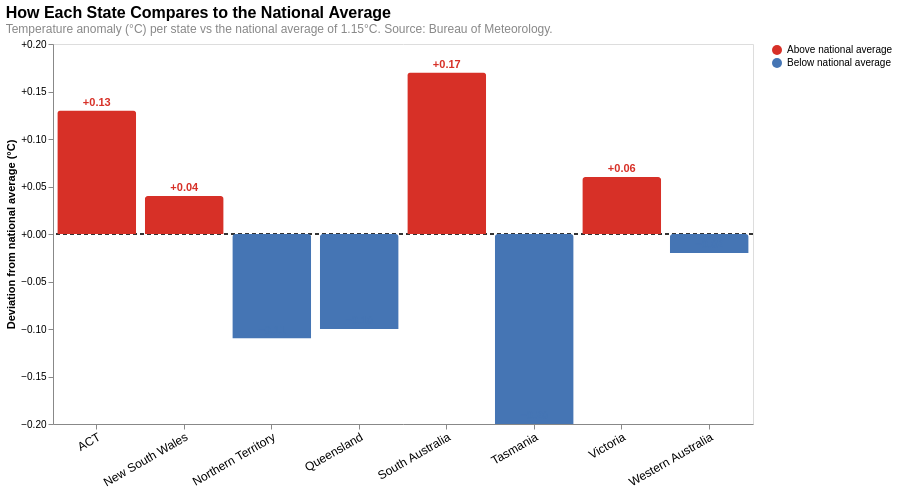

Here is the Vega-Lite specification saved for this chart:
### Vega-Lite specification from a JSON file in a GitHub repository (floating-point values rounded to 4 significant figures)
{"$schema": "https://vega.github.io/schema/vega-lite/v5.json", "width": 700, "height": 380, "title": {"text": "How Each State Compares to the National Average", "subtitle": "Temperature anomaly (°C) per state vs the national average of 1.15°C. Source: Bureau of Meteorology.", "fontSize": 16, "subtitleFontSize": 12, "subtitleColor": "#888", "anchor": "start"}, "data": {"values": [{"state": "New South Wales", "anomaly": 1.19, "national_avg": 1.15}, {"state": "Victoria", "anomaly": 1.21, "national_avg": 1.15}, {"state": "Queensland", "anomaly": 1.05, "national_avg": 1.15}, {"state": "South Australia", "anomaly": 1.32, "national_avg": 1.15}, {"state": "Western Australia", "anomaly": 1.13, "national_avg": 1.15}, {"state": "Tasmania", "anomaly": 0.95, "national_avg": 1.15}, {"state": "Northern Territory", "anomaly": 1.04, "national_avg": 1.15}, {"state": "ACT", "anomaly": 1.28, "national_avg": 1.15}]}, "transform": [{"calculate": "datum.anomaly - datum.national_avg", "as": "deviation"}, {"calculate": "datum.deviation > 0 ? 'Above national average' : 'Below national average'", "as": "category"}], "layer": [{"mark": {"type": "rule", "color": "#333333", "strokeDash": [4, 3], "strokeWidth": 1.5}, "encoding": {"y": {"datum": 0}}}, {"params": [{"name": "hover", "select": {"type": "point", "on": "mouseover", "clear": "mouseout"}}], "mark": {"type": "bar", "cornerRadiusEnd": 3}, "encoding": {"x": {"field": "state", "type": "nominal", "sort": "-y", "axis": {"title": null, "labelAngle": -30, "labelFontSize": 12}}, "y": {"field": "deviation", "type": "quantitative", "axis": {"title": "Deviation from national average (°C)", "grid": false, "format": "+.2f"}}, "color": {"field": "category", "type": "nominal", "scale": {"domain": ["Above national average", "Below national average"], "range": ["#d73027", "#4575b4"]}, "legend": {"title": null}}, "opacity": {"condition": {"param": "hover", "value": 1}, "value": 0.75}, "tooltip": [{"field": "state", "type": "nominal", "title": "State"}, {"field": "anomaly", "type": "quantitative", "title": "Anomaly (°C)", "format": ".2f"}, {"field": "deviation", "type": "quantitative", "title": "vs national avg (°C)", "format": "+.2f"}]}}, {"mark": {"type": "text", "fontSize": 11, "fontWeight": "bold", "dy": -8}, "encoding": {"x": {"field": "state", "type": "nominal", "sort": "-y"}, "y": {"field": "deviation", "type": "quantitative"}, "text": {"field": "deviation", "type": "quantitative", "format": "+.2f"}, "color": {"field": "category", "type": "nominal", "scale": {"domain": ["Above national average", "Below national average"], "range": ["#d73027", "#4575b4"]}}}}]}
